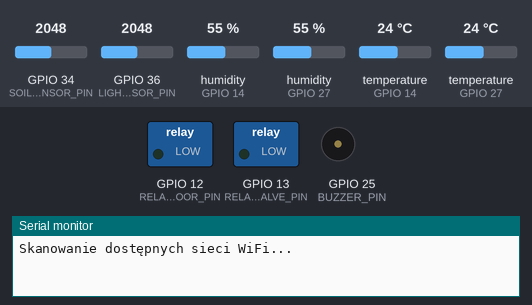
The program below on a simulated ESP32. On the bench: switched loads named in the program (green lamp = pin HIGH), buzzer (waves = sounding, pin HIGH), the last lines printed to the serial monitor. The inputs (shaded band) are chosen by the test bench; at power-on: GPIO 34 (SOIL_SENSOR_PIN) = 2048, GPIO 36 (LIGHT_SENSOR_PIN) = 2048, humidity (sensors on GPIO 14, GPIO 27) 55 %, temperature (sensors on GPIO 14, GPIO 27) 24 °C. WiFi joins after 1.5 s; servers stay silent unless stated; a WiFi scan finds three made-up networks; uploads are accepted with an empty reply; the local clock reads 2024-03-15 10:24:30 at power-on unless the program sets it.

Above: at 0.1 s.
At 30.1 s:
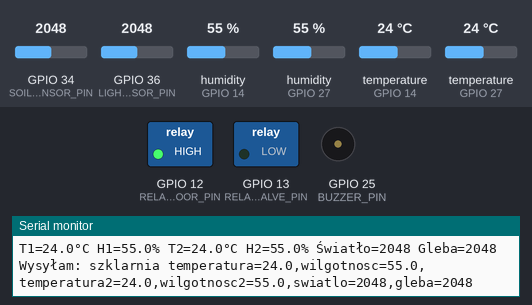
Timing chart, 0 to 31.6 s (numbered marks = the images above):
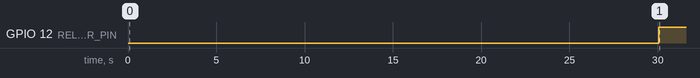

Measured:
- by itself, GPIO 12 (RELAY_DOOR_PIN): LOW → HIGH at 30.0 s

The program:

main.cpp
```cpp
#include <Arduino.h>
#include <WiFi.h>
#include <DHT.h>
#include <time.h>
#include <HTTPClient.h>

// --- WiFi i Influx ---
const char* ssid = "Klimek_Tenda";
const char* password = "haslo";
const char* influx_host = "http://ip/write?db=czujniki";

// --- Piny ---
#define DHTPIN1 14
#define DHTPIN2 27  // <- nowy czujnik
#define DHTTYPE DHT11
#define LIGHT_SENSOR_PIN 36
#define SOIL_SENSOR_PIN 34
#define RELAY_VALVE_PIN 13
#define RELAY_DOOR_PIN 12
#define BUZZER_PIN 25
#define SERVO_PIN 26

// --- Obiekty i zmienne ---
DHT dht1(DHTPIN1, DHTTYPE);
DHT dht2(DHTPIN2, DHTTYPE);

bool drzwi_otwarte = false;
bool pasza_podana = false;
unsigned long ostatnie_podlanie = 0;

void otworz_drzwi() {
  digitalWrite(RELAY_DOOR_PIN, HIGH);
  drzwi_otwarte = true;
}

void zamknij_drzwi() {
  digitalWrite(RELAY_DOOR_PIN, LOW);
  drzwi_otwarte = false;
}

void podlej() {
  digitalWrite(RELAY_VALVE_PIN, HIGH);
  delay(6000);
  digitalWrite(RELAY_VALVE_PIN, LOW);
  ostatnie_podlanie = millis();
}

void dozuj_pasze() {
  ledcAttachPin(SERVO_PIN, 0);
  ledcSetup(0, 50, 16);
  ledcWrite(0, 1638);
  delay(500);
  ledcWrite(0, 4915);
  delay(500);
  ledcWrite(0, 1638);
  delay(500);
  ledcDetachPin(SERVO_PIN);
  pasza_podana = true;
}

void przypomnienie() {
  if (drzwi_otwarte) Serial.println("Przypomnienie: zamknij drzwi!");
}

bool noc() {
  return analogRead(LIGHT_SENSOR_PIN) < 1000;
}

void scanWiFi() {
  Serial.println("Skanowanie dostępnych sieci WiFi...");
  int n = WiFi.scanNetworks();
  for (int i = 0; i < n; ++i) {
    Serial.printf(" %d: %s (%d dBm)%s\n", i + 1,
                  WiFi.SSID(i).c_str(),
                  WiFi.RSSI(i),
                  (WiFi.encryptionType(i) == WIFI_AUTH_OPEN) ? " [OPEN]" : "");
  }
  Serial.println("-----------------------------");
}

void setup() {
  Serial.begin(115200);
  pinMode(RELAY_VALVE_PIN, OUTPUT);
  pinMode(RELAY_DOOR_PIN, OUTPUT);
  pinMode(BUZZER_PIN, OUTPUT);

  dht1.begin();
  dht2.begin();

  scanWiFi();
  Serial.print("Łączenie z WiFi: ");
  Serial.println(ssid);
  WiFi.begin(ssid, password);

  int retries = 0;
  while (WiFi.status() != WL_CONNECTED && retries < 20) {
    delay(1000);
    Serial.print(".");
    retries++;
  }

  if (WiFi.status() == WL_CONNECTED) {
    Serial.println("\nPołączono z WiFi");
    Serial.println(WiFi.localIP());
    configTime(0, 0, "pool.ntp.org");
  } else {
    Serial.println("\nBłąd połączenia z WiFi!");
  }
}

void loop() {
  static unsigned long timer = 0;
  if (millis() - timer > 30000) {
    timer = millis();

    float temperatura = dht1.readTemperature();
    float wilgotnosc = dht1.readHumidity();
    float temperatura2 = dht2.readTemperature();
    float wilgotnosc2 = dht2.readHumidity();

    int swiatlo = analogRead(LIGHT_SENSOR_PIN);
    int gleba = analogRead(SOIL_SENSOR_PIN);

    Serial.printf("T1=%.1f°C H1=%.1f%% T2=%.1f°C H2=%.1f%% Światło=%d Gleba=%d\n",
                  temperatura, wilgotnosc, temperatura2, wilgotnosc2, swiatlo, gleba);

    struct tm timeinfo;
    if (!getLocalTime(&timeinfo)) return;

    int godzina = timeinfo.tm_hour;
    int minuta = timeinfo.tm_min;

    if (!drzwi_otwarte && swiatlo > 2000) otworz_drzwi();
    if (godzina == 20 && minuta < 5) przypomnienie();
    if (!pasza_podana && godzina == 7) dozuj_pasze();
    if (godzina == 8) pasza_podana = false;
    if (noc() && gleba > 3000 && millis() - ostatnie_podlanie > 3600000) podlej();

    if (WiFi.status() == WL_CONNECTED) {
      WiFiClient client;
      HTTPClient http;
      http.begin(client, influx_host);
      http.addHeader("Content-Type", "text/plain");

      String dane = "szklarnia temperatura=" + String(temperatura, 1) +
                    ",wilgotnosc=" + String(wilgotnosc, 1) +
                    ",temperatura2=" + String(temperatura2, 1) +
                    ",wilgotnosc2=" + String(wilgotnosc2, 1) +
                    ",swiatlo=" + String(swiatlo) +
                    ",gleba=" + String(gleba);

      Serial.println("Wysyłam: " + dane);

      int httpResponseCode = http.POST(dane);
      Serial.println("Influx HTTP response: " + String(httpResponseCode));
      http.end();
    } else {
      Serial.println("Brak połączenia WiFi, pominięto wysyłkę.");
    }
  }
}
```
